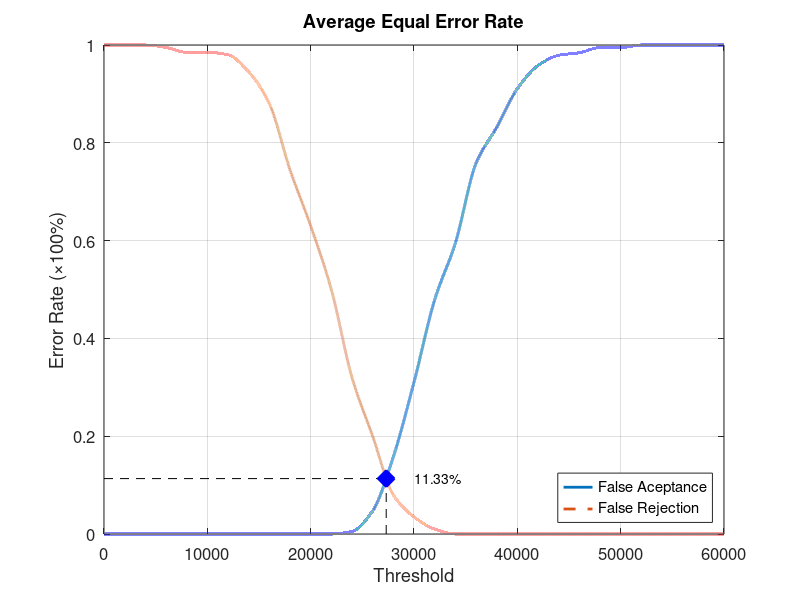
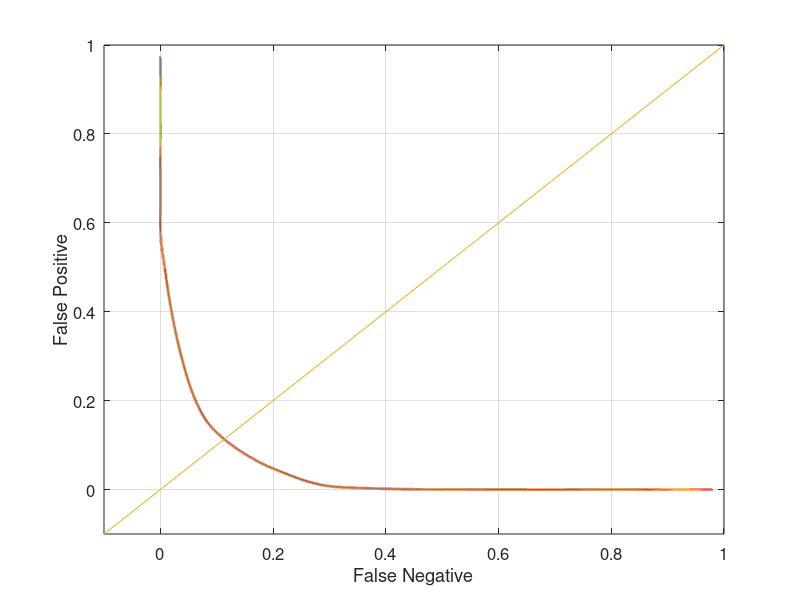

These charts were generated, in order, by the following MATLAB code:
function yEER = Database3_3
close all;
clear;
clc;
x = 0:2000:60000;
xq = 0:0.5:60000;

y0 = [0 0 0 0 0 0 0 0 0 0 0 0 0.00526316 0.0473684 0.157895 0.310526 0.478947 0.594737 0.757895 0.831579 0.910526 0.957895 0.978947 0.984211 0.994737 0.994737 1 1 1 1 1];
yy0 = interp1(x, y0, xq, 'pchip');
y1 = [1 1 1 0.995 0.985 0.985 0.98 0.945 0.88 0.745 0.63 0.5 0.32 0.2 0.08 0.035 0.01 0 0 0 0 0 0 0 0 0 0 0 0 0 0];
yy1 = interp1(x, y1, xq, 'pchip');

% Calculating EER: 
y2 = abs(y0 - y1);
find(y2 == min(y2))
yy2 = abs(yy0 - yy1);
xEER = find(yy2 == min(yy2));
xEERIndex = xq(xEER) % X-axis EER
yEER = yy0(xEER) % Y-axis EER

main = figure
plot(xq, yy0,'-','LineWidth', 2);	hold on
plot(xq, yy1,'--','LineWidth', 2);	hold on
plot([xEERIndex xEERIndex], [0 yEER], 'k--');	hold on
plot([0 xEERIndex], [yEER yEER], 'k--');	hold on
plot(xEERIndex, yEER, 'bx', 'LineWidth', 10);	hold on
text(xEERIndex + 10 * xEERIndex / 100, yEER, [num2str(round((10000 * yEER)) / 100) '%'])
legend('False Aceptance', 'False Rejection', 'Location', 'SouthEast')
xlabel('Threshold')
ylabel('Error Rate (\times100%)')
title('Average Equal Error Rate')
set(gca, 'FontSize', 12)
axis([0 60000 0 1])
grid on

print(main, 'Database3_3Main', '-dpng');
FNRxFPR = figure('Color', [1 1 1]);
plot(yy1, yy0, '-', yy1, yy0, 'LineWidth', 2);
hold on
y = -0.1:0.1:1
plot(y, y); 
set(gca, 'FontSize', 12)
xlabel('False Negative')
ylabel('False Positive')
axis([-0.1 1 -0.1 1])
set(gca, 'FontSize', 12)
grid on

print(FNRxFPR, 'Database3_3FNRxFPR','-dpng');
end
